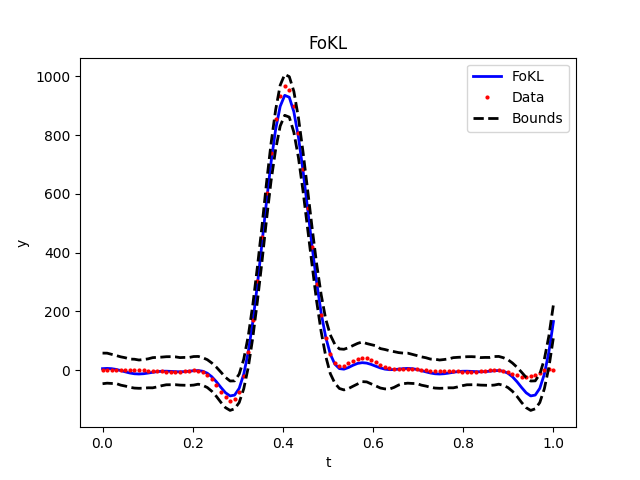

Generate this figure with Python:
from src.FoKL import FoKLRoutines
import numpy as np
import pyomo.environ as pyo
from pyomo.environ import *


def main(scenarios):
    res = int(1e2)
    t = np.linspace(0, 1, res)
    window = np.sin(t * np.pi)

    x0 = np.sin(t * np.pi * 3)
    x1 = np.cos(t * np.pi * 3)

    def b1(x):
        return -11.2291203558315 + 22.4582407116631 * x

    def b2(x):
        return 3.93718725725502 - 23.6231235435301 * x + 23.6231235435301 * x ** 2

    def b3(x):
        return -0.960140559513144 + 11.5216867141577 * x - 28.8042167853943 * x ** 2 + 19.2028111902629 * x ** 3

    y = -window * (b1(x0) + b2(x1) + b2(x0) * b3(x1))

    try:
        f = FoKLRoutines.load('pyomo_example.fokl')
    except Exception as e:
        f = FoKLRoutines.FoKL(kernel=1, draws=2000)
        f.fit([x0, x1], y, clean=True)
        f.save('pyomo_example.fokl')

    f.coverage3(draws=scenarios, plot=True, xlabel='t', xaxis=t, ylabel='y')

    m = f.to_pyomo(scenarios)

    # additional constraints to enforce 'physics':
    m.t = pyo.Var(within=pyo.Reals, bounds=[0, 1])
    m.x0 = pyo.Constraint(expr=m.fokl_x[0] == (sin(m.t * np.pi * 3) + 1) / 2)
    m.x1 = pyo.Constraint(expr=m.fokl_x[1] == (cos(m.t * np.pi * 3) + 1) / 2)

    m.obj = pyo.Objective(expr=m.fokl_y_avg, sense=pyo.maximize)

    # solve:
    solver = pyo.SolverFactory('ipopt')
    solver.solve(m, tee=True)

    print(f"\ny_avg = {m.obj()}")
    x = []
    for j in m.fokl_j:
        print(f"x{j} = {m.fokl_x[j]()}")
        x.append(m.fokl_x[j]())
    print(f"t = {m.t()}")

    # checking solution against FoKL model:
    x = np.array(x)[np.newaxis, :]
    y_check = f.evaluate(x, draws=scenarios)

    breakpoint()


if __name__ == '__main__':
    scenarios = 1000
    main(scenarios)

